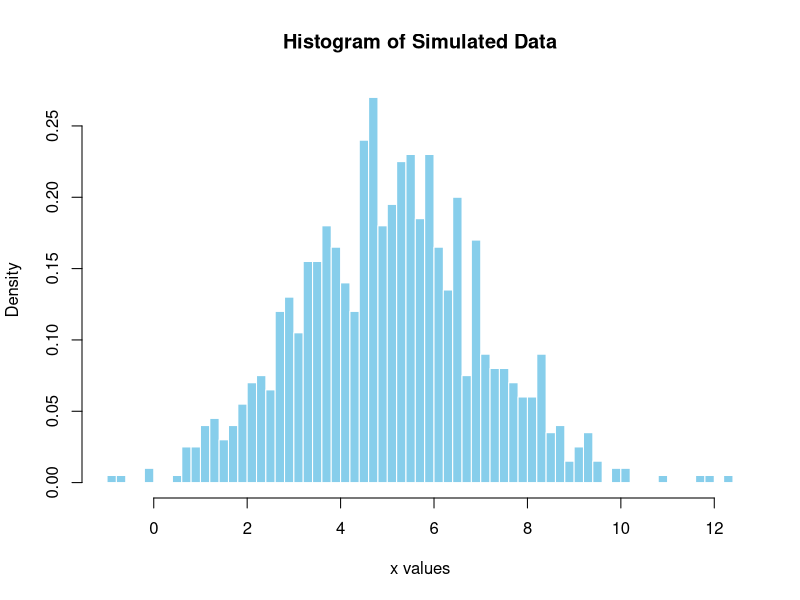
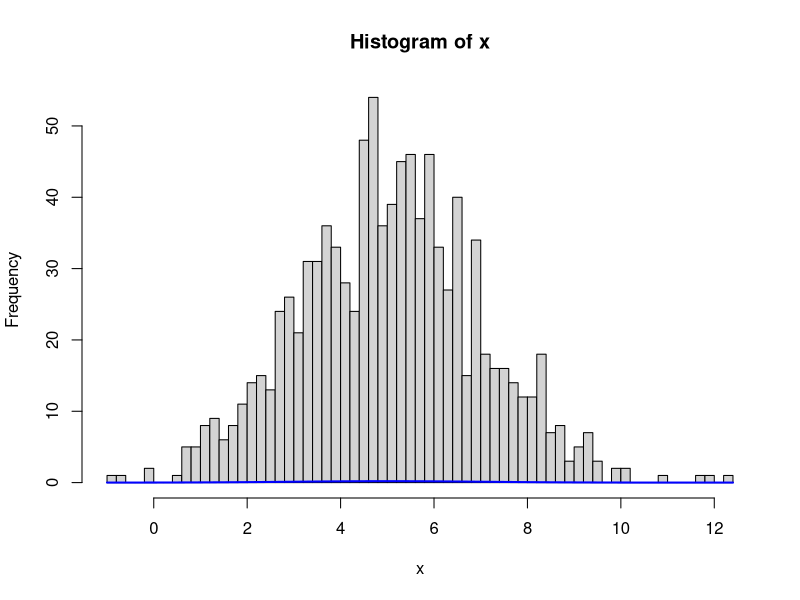

The R script that drew these images, in order: (Note: this script raises an error after producing the figures.)

## Question i

mu <- 5
sigma_2 <- 4
sigma <- sqrt(sigma_2)
n <- 1000

set.seed(1001)
x <- rnorm(n, mean = mu, sd = sigma)

# Save histogram object (does not plot automatically)
plt <- hist(x, breaks = 50, col = "skyblue", main = "Histogram of Simulated Data",
            xlab = "x values", border = "white", freq = FALSE)
plot(plt)

curve(dnorm(x, mean = mu, sd = sigma), col = "blue", lwd = 2, add = TRUE)


## Question ii

m0 <- 0
v0_sq <- 1e6
a <- 0.01
b <- 0.01

## Question iii

#sampler setting
n_iter <- 10000
burn_in <- 2000

#storeage for mu and tao 
mu_samples <- numeric(n_iter)
tau_samples <- numeric(n_iter)

#init tao
tau_current <- 1 / var(x)  # start with reasonable value

x_bar <- mean(x)

for (t in 1:n_iter) {
  var_mu <- 1 / (tau_current * n + 1 / v0_sq)
  mean_mu <- var_mu * (tau_current * n * x_bar + m0 / v0_sq)
  mu_current <- rnorm(1, mean = mean_mu, sd = sqrt(var_mu))

  #sample tao given mu
  shape_tau <- a + n / 2
  rate_tau <- b + sum((x - mu_current)^2) / 2
  tau_current <- rgamma(1, shape = shape_tau, rate = rate_tau)

  #store
  mu_samples[t] <- mu_current
  tau_samples[t] <- tau_current
}

#burn-in
mu_post <- mu_samples[(burn_in + 1):n_iter]
tau_post <- tau_samples[(burn_in + 1):n_iter]
sigma2_post <- 1 / tau_post  # for inference on variance


print(mean(mu_post))
print(quantile(mu_post, c(0.025, 0.5, 0.975)))
print(mean(sigma2_post))
print(quantile(sigma2_post, c(0.025, 0.5, 0.975)))

#question iv

mu_chain <- mcmc(mu_post)
tau_chain <- mcmc(tau_post)
sigma2_chain <- mcmc(sigma2_post)

#traceplota
par(mfrow = c(2, 1))
plot(mu_chain, main = "Traceplot of mu", col = "steelblue")
plot(sigma2_chain, main = "Traceplot of sigma^2", col = "darkgreen")

#autocorrelation plt
par(mfrow = c(2, 1))
# autocorr.plot(mu_chain, main = "Autocorrelation Plot of mu")
autocorr.plot(sigma2_chain, main = "Autocorrelation Plot of sigma^2")


# ess_mu <- effectiveSize(mu_chain)
# ess_sigma2 <- effectiveSize(sigma2_chain)

cat("Effective Sample Size (mu):", ess_mu, "\n")
cat("Effective Sample Size (sigma^2):", ess_sigma2, "\n")